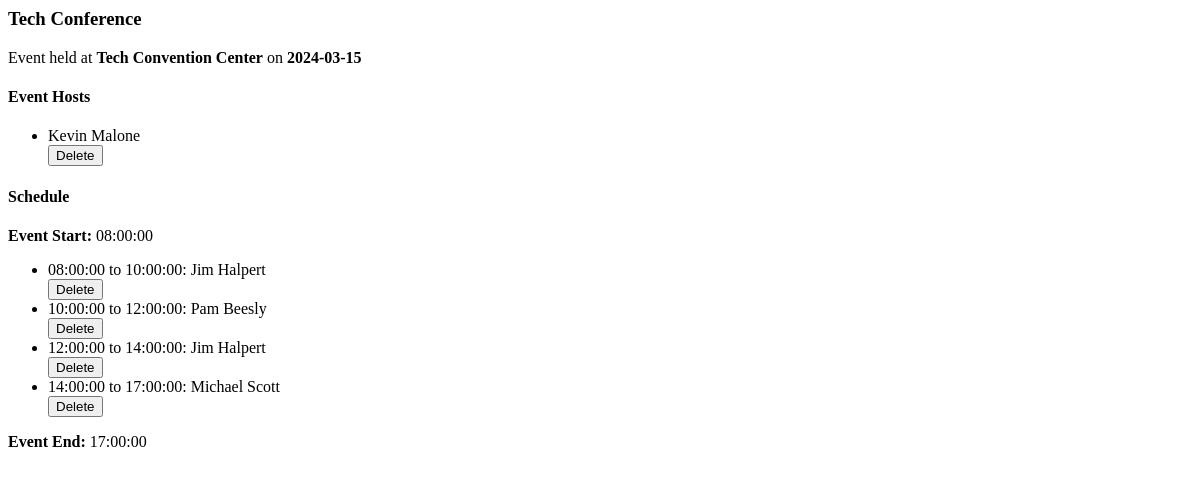
Page /event_details/1 on the earlier database version.
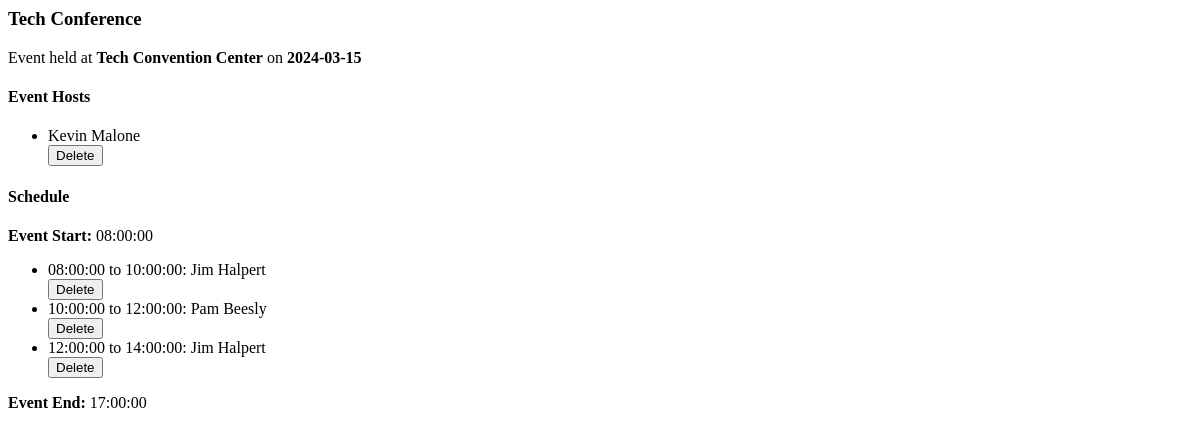
Same page on the later database version.
### app/models/events.py (models this page shows, shortened)
class Event(db.Model):
    __tablename__ = 'events'
    event_id = db.Column(db.Integer, primary_key=True)
    name = db.Column(db.String(100), nullable=False)
    date = db.Column(db.String(50),  nullable=False)
    venue_id = db.Column(db.Integer, db.ForeignKey('venues.venue_id'), nullable=False)
    schedule = db.relationship('Schedule', backref='event', uselist=False)
    admins = db.relationship('Admin', secondary=admin_event_association, back_populates='events')

### app/models/venue.py (models this page shows, shortened)
class Venue(db.Model):
    __tablename__ = 'venues'
    venue_id = db.Column(db.Integer, primary_key=True)
    name = db.Column(db.String(100), nullable=False)
    location = db.Column(db.String(200), nullable=True)
    capacity = db.Column(db.Integer, nullable=True)
    events = db.relationship('Event', backref='venue', lazy=True)

### app/models/admin.py (models this page shows, shortened)
class Admin(User):
    __tablename__ = 'admins'
    admin_id = db.Column(db.Integer, db.ForeignKey('users.user_id'), primary_key=True)
    username = db.Column(db.String(80), unique=True, nullable=False)
    password_hash = db.Column(db.String(128), nullable=False)
    events = db.relationship('Event', secondary=admin_event_association, back_populates='admins')
    __mapper_args__ = {
        'polymorphic_identity': 'admin'
    }

### app/models/user.py (models this page shows, shortened)
class User(db.Model):
    __tablename__ = 'users'
    user_id = db.Column(db.Integer, primary_key=True)
    name = db.Column(db.String(100), nullable=False)
    email = db.Column(db.String(120), unique=True, nullable=False)
    type = db.Column(db.String(50))  # Discriminator column for subclasses
    __mapper_args__ = {
        'polymorphic_on': type,
        'polymorphic_identity': 'user'
    }

### app/models/schedule.py (models this page shows, shortened)
class Schedule(db.Model):
    __tablename__ = 'schedules'
    schedule_id = db.Column(db.Integer, primary_key=True)
    start_time = db.Column(db.Time, nullable=False)  # Example: 08:00:00
    end_time = db.Column(db.Time, nullable=False)    # Example: 17:00:00
    event_id = db.Column(db.Integer, db.ForeignKey('events.event_id'), nullable=False)
    time_slots = db.relationship('TimeSlot', backref='schedule', lazy=True)

### app/models/timeslot.py (models this page shows, shortened)
class TimeSlot(db.Model):
    __tablename__ = 'time_slots'
    slot_id = db.Column(db.Integer, primary_key=True)
    start_time = db.Column(db.Time, nullable=False)  # Start of the time slot (e.g., 08:00:00)
    end_time = db.Column(db.Time, nullable=False)    # End of the time slot (e.g., 09:00:00)
    schedule_id = db.Column(db.Integer, db.ForeignKey('schedules.schedule_id'), nullable=False)
    speakers = db.relationship('Speaker', secondary='time_slot_speakers', backref='time_slots')

### app/models/speaker.py (models this page shows, shortened)
class Speaker(db.Model):
    __tablename__ = 'speakers'
    speaker_id = db.Column(db.Integer, primary_key=True)
    name = db.Column(db.String(100), nullable=False)
    email = db.Column(db.String(120), unique=True, nullable=False)
    expertise = db.Column(db.String(100), nullable=False)
    __mapper_args__ = {
        'polymorphic_identity': 'speaker'
    }

### app/routes/manager.py (the view)
@bp.route('/event_details/<int:event_id>')
def event_details(event_id):
    event = Event.query.get_or_404(event_id)
    schedule = event.schedule
    time_slots = sorted(schedule.time_slots, key=lambda ts: ts.start_time) if schedule else []
    return render_template('partials/event_details.html', event=event, schedule=schedule, time_slots=time_slots)

### app/__init__.py (called while the page is built)
def create_app():
    app = Flask(__name__)
    app.config.from_object('config.Config')
    db.init_app(app)
    @app.before_request
    def load_logged_in_user():
        user_id = session.get('user_id')
        if user_id is None:
            g.admin = None
        else:
            g.admin = Admin.query.get(user_id)
    from .routes import events, speakers, venues, manager
    app.register_blueprint(login.bp)
    app.register_blueprint(events.bp)
    app.register_blueprint(speakers.bp)
    app.register_blueprint(venues.bp)
    app.register_blueprint(manager.bp)
    with app.app_context():
        db.create_all()
    return app

### app/templates/partials/event_details.html (shortened to what this page needs)
<div class="card-header">
  <h3>{{ event.name }}</h3>
  <p> Event held at <strong>{{event.venue.name}}</strong> on <strong>{{ event.date }}</strong></p>
</div>
<div class="card-body">
  <h4 class="card-title">Event Hosts</h4>
  <div>
    <ul class="list-group mb-2">
      {% for admin in event.admins %}
      <li class="list-group-item d-flex justify-content-between align-items-center">
        <div>
          {{ admin.name }}
        </div>
        <button
          class="btn btn-sm btn-danger delete-host-btn"
          data-event-id="{{ event.event_id }}"
          data-host-id="{{ admin.admin_id }}">
          Delete
        </button>
      </li>
      {% endfor %}
    </ul>
  </div>
</div>
  <h4 class="card-title">Schedule</h4>
  {% if schedule %}
    <div class="mb-2">
      <strong>Event Start:</strong> {{ schedule.start_time }}
    </div>
    <ul class="list-group mb-2">
      {% for timeslot in time_slots %}
      <li class="list-group-item d-flex justify-content-between align-items-center">
        <div>
          {{ timeslot.start_time }} to {{ timeslot.end_time }}:
          <span>
            {% for speaker in timeslot.speakers %}
              <span class="badge bg-primary">{{ speaker.name }}</span>{% if not loop.last %} {% endif %}
            {% endfor %}
          </span>
        </div>
        <button class="btn btn-sm btn-danger delete-time-slot-btn" data-timeslot-id="{{ timeslot.slot_id }}">
          Delete
        </button>
      </li>
      {% endfor %}
    </ul>
    <div class="mb-2">
      <strong>Event End:</strong> {{ schedule.end_time }}
    </div>
  {% else %}
    <p class="text-muted">No schedule available for this event.</p>
  {% endif %}

Differences in the rows shown:
removed TimeSlot: start_time "14:00:00", end_time "17:00:00"
no longer on this page (row unchanged): Speaker: name "Michael Scott", shown under "14:00:00"
